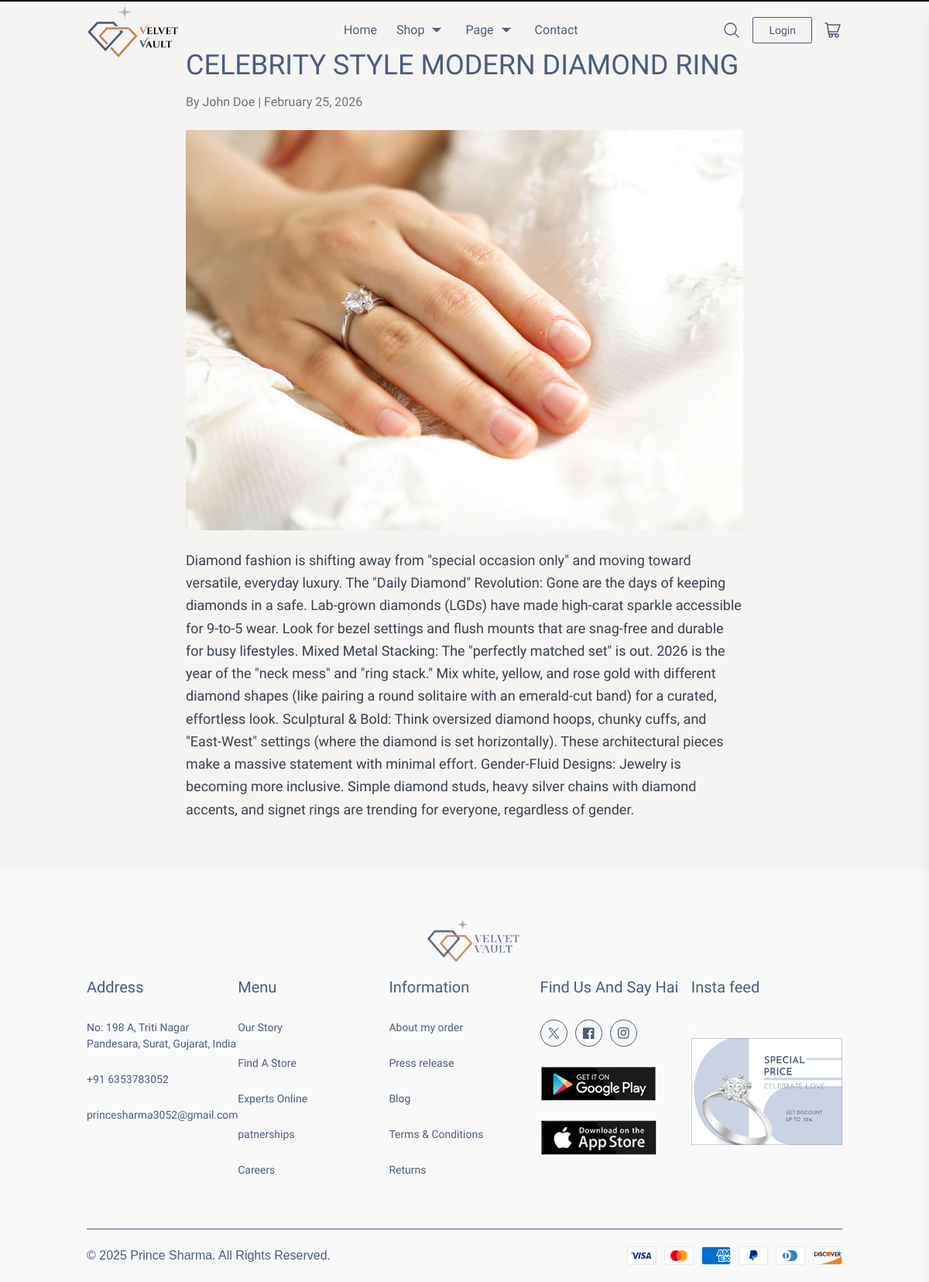
/blogs/celebrity-style-modern-diamond-ring/, run on the app's committed database.
### store/models.py (models this page shows, shortened)
class Blog(models.Model):
    title = models.CharField(max_length=200)
    slug = models.SlugField(unique=True, blank=True)
    content = models.TextField()
    image = models.ImageField(upload_to='blogs/', blank=True, null=True)
    author = models.CharField(max_length=100, default="Admin")
    created_at = models.DateTimeField(auto_now_add=True)
    is_published = models.BooleanField(default=True)

### store/views.py (the view)
# urls.py: path('blogs/<slug:slug>/', blog_detail, name='blog_detail'),
def blog_detail(request, slug):
    blog = Blog.objects.get(slug=slug, is_published=True)
    collections = Collection.objects.all()
    return render(request, 'store/blog_detail.html', {'blog': blog, 'page_title': 'Blog', 'collections': collections})

### store/context_processors.py (called while the page is built, shortened)
def cart_items(request):
    cart = request.session.get('cart', {})
    items = []
    cart_count = sum(item['quantity'] for item in cart.values())
    subtotal = 0
    return {
        'cart_items': items,
        'cart_count': sum(item['quantity'] for item in cart.values()),
        'cart_subtotal': subtotal
    }

### store/templates/store/blog_detail.html
{% extends "store/master.html" %}
{% block content %}
<div class="container mx-auto py-16 max-w-3xl">
    <h1 class="text-4xl mb-4 text-[#4c5d7d]">
        {{ blog.title }}
    </h1>
    <p class="text-gray-500 mb-6">
        By {{ blog.author }} | {{ blog.created_at|date:"F d, Y" }}
    </p>
    {% if blog.image %}
        <img src="{{ blog.image.url }}" class="mb-6">
    {% endif %}
    <div class="text-lg leading-relaxed text-gray-700">
        {{ blog.content }}
    </div>
</div>
{% endblock %}

### store/static/css/style.css (style rules this page uses)
* { margin: 0px; padding: 0px; box-sizing: border-box !important; }
body { font-family: "Proza Libre", sans-serif !important; opacity: 0; transition: opacity 1s ease-in; background-color: #F6F4F2; }
body.fade-in { opacity: 1; }
:root { --marquee-width: 100vw; --marquee-height: 20vh; --marquee-elements-displayed: 5; --marquee-element-width: calc(var(--marquee-width) / var(--marquee-elements-displayed)); --marquee-elements: 5; --marquee-animation-duration: calc(var(--marquee-elements) * 7s); }
@media only screen and (min-width: 576px) { .container { max-width: 520px; margin: 0 auto; } }
@media only screen and (min-width: 768px) { .container { max-width: 720px; margin: 0 auto; } }
@media only screen and (min-width: 992px) { .container { max-width: 960px; margin: 0 auto; } }
@media only screen and (min-width: 1200px) { .container { max-width: 1140px; margin: 0 auto; } }

### store/static/css/slider.css (style rules this page uses)
:root { --swiper-theme-color: #007aff }
:root { --fashion-slider-font-family: sans-serif;--fashion-slider-button-side-offset: 32px;--fashion-slider-button-mobile-side-offset: 24px;--fashion-slider-button-mobile-bottom-offset: 16px;--fashion-slider-title-font-size: 80px;--fashion-slider-title-line-height: 1.2 }
html,body { position:relative;height:100%;margin:0;padding:0 }
body { color:#fff;line-height:1.5;font-family:-apple-system,system-ui,Helvetica Neue,Helvetica,Arial,Segoe UI,Roboto,sans-serif;-webkit-font-smoothing:antialiased;-moz-osx-font-smoothing:grayscale }

### store/templates/store/master.html (style rules this page uses)
.container { width: 100%; padding: 0px 24px; }

### data on the page
Blog: title "CELEBRITY STYLE MODERN DIAMOND RING", author "John Doe", created_at "February 25, 2026", image (picture), content "Diamond fashion is shifting away from \"special occasion only\" and moving toward versatile, everyday luxury. The \"Daily Diamond\" Revolution: Gone are the days of keeping diamonds in a safe. Lab-grown diamonds (LGDs) have made high-carat sparkle accessible for 9-to-5 wear. Look for bezel settings and flush mounts that are snag-free and durable for busy lifestyles. Mixed Metal Stacking: The \"perfectly matched set\" is out. 2026 is the year of the \"neck mess\" and \"ring stack.\" Mix white, yellow, and rose gold with different diamond shapes (like pairing a round solitaire with an emerald-cut band) for a curated, effortless look. Sculptural & Bold: Think oversized diamond hoops, chunky cuffs, and…"
